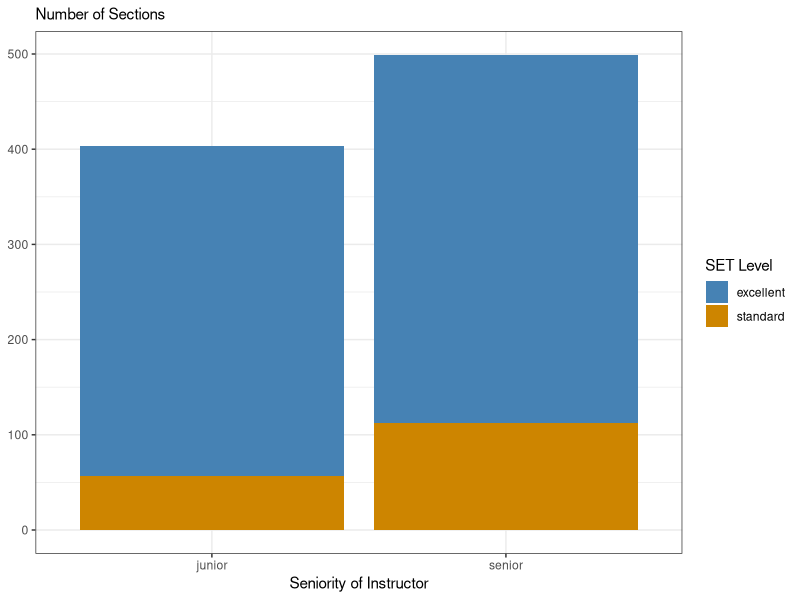

Here is the R script that generated this plot:
## ---- chunk 1
#| label: setup
#| warning: false
#| output: false

#Load packages
library(tidyverse)
library(here)
library(dplyr)

#Load in data
evals <- read_csv(here("data","teacher_evals.csv"))

glimpse(evals) #To have column names

## ---- chunk 2
#| label: cleaning-data-for-junior-senior-comparison

teacher_evals_compare <- evals |>
  mutate(SET_level = if_else(SET_score_avg >= 4, 
                             "excellent", 
                             "standard"),
         sen_level = if_else(seniority <= 4, 
                             "junior", 
                             "senior")) |>
  filter(question_no == 903) |>
  select(course_id, SET_level, sen_level)

teacher_evals_compare #Looks good! Data set shows course_id, categorized SET_level and sen_level for only question 3

## ---- chunk 3
#| label: recreate-plot

#Re-create plot using filtered data set

teacher_evals_compare |>
  ggplot(mapping = aes(x = sen_level, #Don't need to specify y because we want y to be a count of the other aesthetics
                       fill = SET_level)) +
  geom_bar(stat = "count",
           position = "stack") + #I added this because of the tip above, but is it bad practice to just have 'geom_bar( )' since these arguments are the default?
  scale_fill_manual(values = c("steelblue",
                               "orange3")) +
  theme_bw() +
  labs(x = "Seniority of Instructor",
       y = NULL,
       subtitle = "Number of Sections",
       fill = "SET Level")

## ---- chunk 4
#| label: chi-square-test

# Chi-squared test of independence between SET level and instructor seniority

#Making a table: https://www.datacamp.com/tutorial/contingency-tables-r?utm_source=google&utm_medium=paid_search&utm_campaignid=19589720830&utm_adgroupid=157156377351&utm_device=c&utm_keyword=&utm_matchtype=&utm_network=g&utm_adpostion=&utm_creative=716160943849&utm_targetid=dsa-2218886984060&utm_loc_interest_ms=&utm_loc_physical_ms=1014232&utm_content=&utm_campaign=230119_1-sea~dsa~tofu_2-b2c_3-us_4-prc_5-na_6-na_7-le_8-pdsh-go_9-nb-e_10-na_11-na-oct24&gad_source=1&gclid=Cj0KCQjwgrO4BhC2ARIsAKQ7zUnJsvzxi9Pbfigt70xJtC-dTJAJPUecN3uKq6byGa9jVTGIsT2vw20aAhhuEALw_wcB
evals_table <- table(teacher_evals_compare$SET_level, teacher_evals_compare$sen_level)
evals_table

chisq.test(evals_table) #output: p = 0.001

